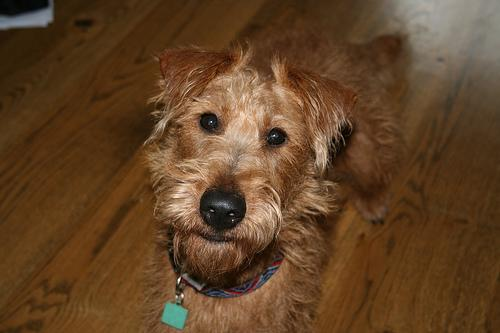
#> input picture Data/n02093991-Irish_terrier/n02093991_1026.jpg, 500 x 333 px; the run also reads 1 picture not shown here
$ jupyter execute --allow-errors DM1_ProgrammingAssignment1.ipynb   (older library calls are emulated)
#> lines starting #> are read from the running program, lines starting #| are printed output that depends on the picture
[cell 1]
import os
import xml.etree.ElementTree as ET
import numpy as np
import matplotlib.pyplot as plt
from skimage import io, color, exposure, filters
from sklearn.metrics.pairwise import euclidean_distances, manhattan_distances, cosine_distances
from skimage.feature import hog
from sklearn.decomposition import PCA
from skimage.transform import resize
from skimage import img_as_ubyte

[cell 2]
# Code Snippet 1: Function to get bounding boxes from Annotations
# [14 lines left out: function get_bounding_boxes, not called in this run]

[cell 3]
# Code Snippet 2: Cropping and Resizing Images
# [20 lines left out: function process_images, not called in this run]

[cell 4]
# Task 2: Image Processing
def image_processing(dog_images):
    selected_images = []
    for dog_class in dog_images.keys():
        selected_images.append(dog_images[dog_class][0])  # Select only the first image

    for img_path in selected_images:
        img = io.imread(img_path)
        gray_img = color.rgb2gray(img)
        plt.subplot(2, 2, selected_images.index(img_path) + 1)
        plt.imshow(gray_img, cmap='gray')
        plt.title('Gray Image')

    plt.show()

    # Plot pixel intensity histograms
    plt.figure(figsize=(10, 5))
    for img_path in selected_images:
        img = io.imread(img_path)
        gray_img = color.rgb2gray(img)
        hist, bins = exposure.histogram(gray_img, nbins=256)
        plt.plot(bins, hist, label=img_path.split(os.path.sep)[-2])

    plt.xlabel('Pixel Intensity')
    plt.ylabel('Frequency')
    plt.title('Pixel Intensity Histograms')
    plt.legend()
    plt.show()

    # Edge detection
    plt.figure(figsize=(10, 5))
    for img_path in selected_images:
        img = io.imread(img_path)
        gray_img = color.rgb2gray(img)
        edges = filters.sobel(gray_img)
        plt.subplot(2, 2, selected_images.index(img_path) + 1)
        plt.imshow(edges, cmap='gray')
        plt.title('Edge Image')

    plt.show()

[cell 5]
# Edge histogram
def edge_histogram(selected_image):
    img = io.imread(selected_image)
    gray_img = color.rgb2gray(img)
    dx, dy = np.gradient(gray_img)
    angle_sobel = np.mod(np.arctan2(dy, dx), np.pi)
    hist, bins = exposure.histogram(angle_sobel, nbins=36)

    plt.subplot(1, 2, 1)
    plt.imshow(gray_img, cmap='gray')
    plt.title('Image')

    plt.subplot(1, 2, 2)
    plt.bar(bins, hist, width=np.pi / 18)
    plt.xlabel('Bins')
    plt.ylabel('Pixel Count')
    plt.title('Edge Histogram')

    plt.show()

[cell 6]
# Task 2d: Histogram Comparison
# [26 lines left out: function histogram_comparison, not called in this run]

[cell 7]
# Task 2e: Histogram of Oriented Gradient (HOG) feature descriptor
def hog_descriptor(img_path):
    # Read the image
    img = io.imread(img_path)

    # Convert the image to grayscale
    gray_img = color.rgb2gray(img)

    # Compute HOG descriptors
    orientations = 9  # You can adjust this value based on your requirements
    pixels_per_cell = (8, 8)
    cells_per_block = (2, 2)

    hog_features, hog_image = hog(gray_img, orientations=orientations,
                                  pixels_per_cell=pixels_per_cell,
                                  cells_per_block=cells_per_block,
                                  block_norm='L2-Hys',
                                  visualize=True, multichannel=False)

    # Plot the image and HOG descriptors
    fig, (ax1, ax2) = plt.subplots(1, 2, figsize=(12, 6), sharex=True, sharey=True)

    ax1.imshow(gray_img, cmap=plt.cm.gray)
    ax1.set_title('Input Image')

    # Rescale histogram for better display
    hog_image_rescaled = exposure.rescale_intensity(hog_image, in_range=(0, 10))

    ax2.imshow(hog_image_rescaled, cmap=plt.cm.gray)
    ax2.set_title('Histogram of Oriented Gradients')
    plt.show()

[cell 8]
# Task 2f: Dimensionality reduction (using Principal Component Analysis, PCA)
def pca_dimensionality_reduction(hist_vectors):
    if not hist_vectors:
        print("Error: Input array is empty.")
        return

    # Convert the list of histograms to a 2D array
    X = np.vstack(hist_vectors)

    # Perform PCA
    pca = PCA(n_components=2)
    reduced_data = pca.fit_transform(X)

    # Plot the 2D points using different colors for data from the 2 classes
    plt.figure(figsize=(8, 6))
    for i, dog_class in enumerate(hist_vectors):
        plt.scatter(reduced_data[i * len(dog_class):(i + 1) * len(dog_class), 0],
                    reduced_data[i * len(dog_class):(i + 1) * len(dog_class), 1],
                    label=f'Dog Class {i + 1}')

    plt.xlabel('Principal Component 1')
    plt.ylabel('Principal Component 2')
    plt.title('PCA Dimensionality Reduction')
    plt.legend()
    plt.show()

dog_images = {
    'n02105412-kelpie': ['./Data/n02105412-kelpie/n02105412_1031.jpg','./Data/n02105412-kelpie/n02105412_1078.jpg'],  # List of image paths for class 'n02105412-kelpie'
    'n02102480-Sussex_spaniel': ['./Data/n02102480-Sussex_spaniel/n02102480_101.jpg','./Data/n02102480-Sussex_spaniel/n02102480_105.jpg'],  # List of image paths for class 'n02102480-Sussex_spaniel'
    'n02093991-Irish_terrier': ['./Data/n02093991-Irish_terrier/n02093991_1026.jpg','./Data/n02093991-Irish_terrier/n02093991_1038.jpg'],
    'n02098413-Lhasa': ['./Data/n02098413-Lhasa/n02098413_10144.jpg','./Data/n02098413-Lhasa/n02098413_10285.jpg'],
    # Add paths for other classes
}

# Generate histograms
hist_vectors = []
#> (the rest of this cell did not finish here and is left out)

[cell 9]
# Main execution
dog_images_folder = './Data/'
#> dog_images_folder = './Data/'
annotations_folder = './Annotations/'

[cell 10]
dog_images = {}
annotations = {}

[cell 11]
# Load images and annotations
for folder_name in os.listdir(dog_images_folder):
    folder_path = os.path.join(dog_images_folder, folder_name)
    images = [os.path.join(folder_path, img) for img in os.listdir(folder_path)]
    dog_images[folder_name] = images
#> pass 2 of the loop `for folder_name in os.listdir(dog_images_folder):`:
#> pass 3 of the loop `for folder_name in os.listdir(dog_images_folder):`:

#> (the rest of this cell did not finish here and is left out)

#> (a cell that did not finish here is left out)

[cell 13]
# Task 2: Image Processing
image_processing(dog_images)
#> the loop in image_processing, `for dog_class in dog_images.keys():` made 3 passes
#> dog_class on passes 1 to 3: 'n02093991-Irish_terrier', 'n02102480-Sussex_spaniel', 'n02105412-kelpie'
#> after the loop in image_processing, `for dog_class in dog_images.keys():`: selected_images = 3 items
#> in image_processing, img is the input picture: shape (333, 500, 3); mean R, G, B 97.6, 67.1, 38.5
#> in image_processing, `gray_img = color.rgb2gray(img)`:
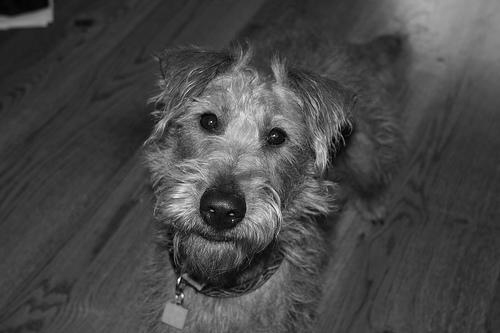
#> gray_img: shape (333, 500) float64; min 0, max 0.986, mean 0.281
#> pass 2 of the loop in image_processing, `for img_path in selected_images:`:
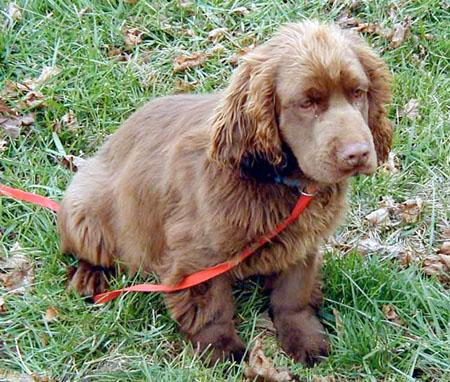
#> input picture Data/n02102480-Sussex_spaniel/n02102480_101.jpg, 450 x 382 px
#> in image_processing, img is the input picture: shape (382, 450, 3); mean R, G, B 133.8, 136.6, 110.7
#> in image_processing, `gray_img = color.rgb2gray(img)`:
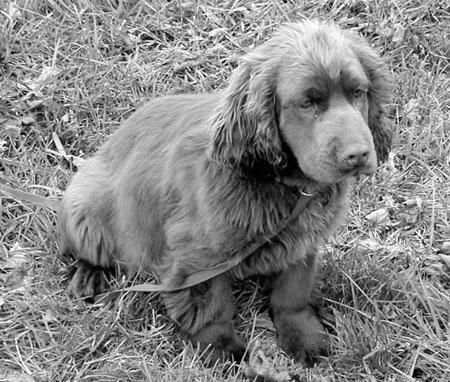
#> gray_img: shape (382, 450) float64; min 0, max 1, mean 0.526
#> pass 3 of the loop in image_processing, `for img_path in selected_images:`:
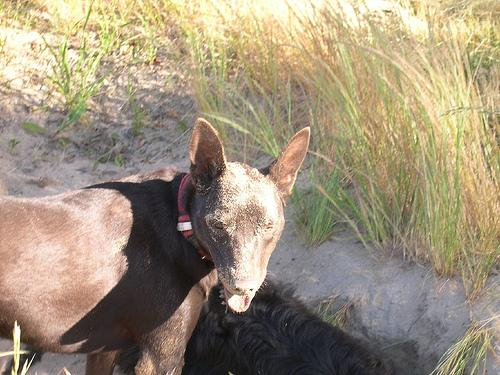
#> input picture Data/n02105412-kelpie/n02105412_1106.jpg, 500 x 375 px
#> in image_processing, img is the input picture: shape (375, 500, 3); mean R, G, B 158.6, 145.5, 122.9
#> in image_processing, `plt.show()`:
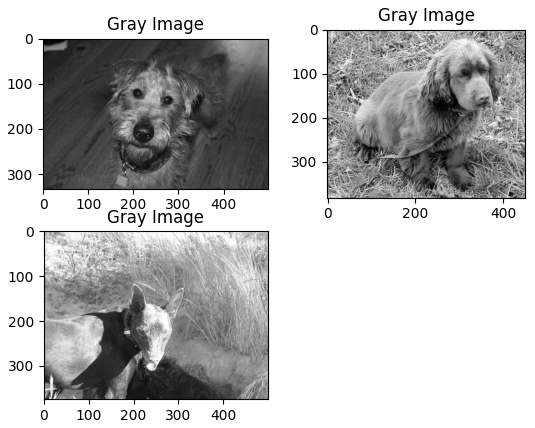
#> figure drawn by matplotlib, 3 panels
#> in image_processing, `hist, bins = exposure.histogram(gray_img, nbins=256)`: hist = 256 values, max 4932 at index 53, min 0 at index 234, mean 650.4; bins = 256 values from 0.00193 to 0.984
#> pass 2 of the loop in image_processing, `for img_path in selected_images:`:
#> in image_processing, `hist, bins = exposure.histogram(gray_img, nbins=256)`: hist = 256 values, max 1333 at index 150, min 49 at index 0, mean 671.5; bins = 256 values from 0.00195 to 0.998
#> pass 3 of the loop in image_processing, `for img_path in selected_images:`:
#> in image_processing, `hist, bins = exposure.histogram(gray_img, nbins=256)`: hist = 256 values, max 1649 at index 141, min 1 at index 5, mean 732.4; bins = 256 values from 0.00861 to 0.997
#> in image_processing, `plt.show()`:
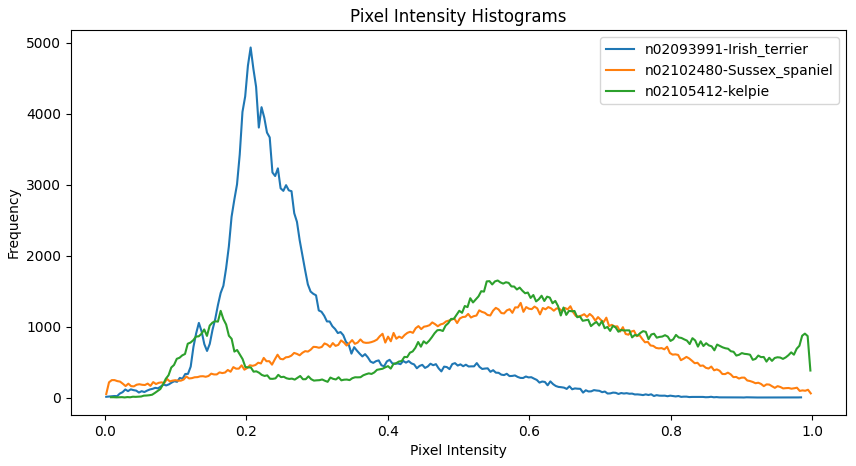
#> figure drawn by matplotlib, 1 panel; curve peaks at x = 0.206, y = 4932; curve peaks at x = 0.588, y = 1333; curve peaks at x = 0.555, y = 1649
#> in image_processing, `edges = filters.sobel(gray_img)`:
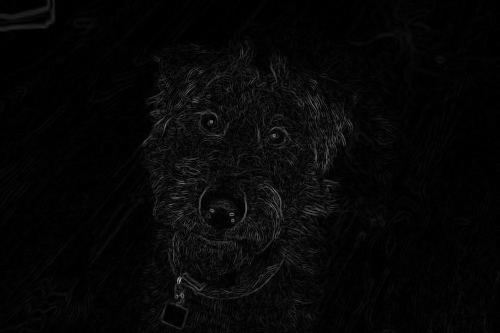
#> edges: shape (333, 500) float64; min 0, max 0.641, mean 0.0273
#> pass 2 of the loop in image_processing, `for img_path in selected_images:`:
#> in image_processing, `edges = filters.sobel(gray_img)`:
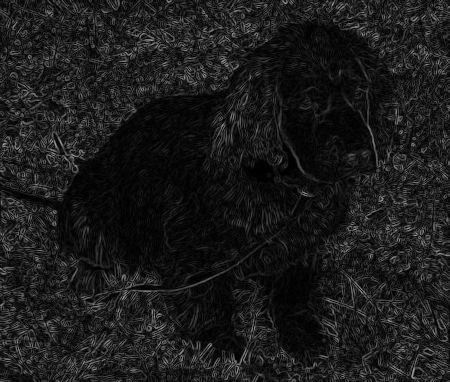
#> edges: shape (382, 450) float64; min 0, max 0.648, mean 0.109
#> pass 3 of the loop in image_processing, `for img_path in selected_images:`:
#> edges: shape (375, 500) float64

[cell 14]
# Task 2c: Edge histogram
selected_image = dog_images['n02105412-kelpie'][0]  # Select one image for edge histogram
edge_histogram(selected_image)
#> in edge_histogram, `dx, dy = np.gradient(gray_img)`:
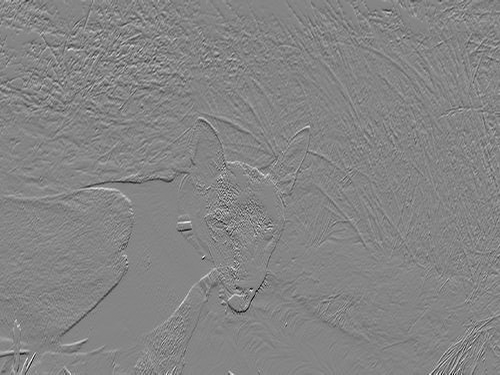
#> dx: shape (375, 500) float64; min -0.499, max 0.456, mean -0.0015; drawn with min black and max white
#> in edge_histogram, `dx, dy = np.gradient(gray_img)`:
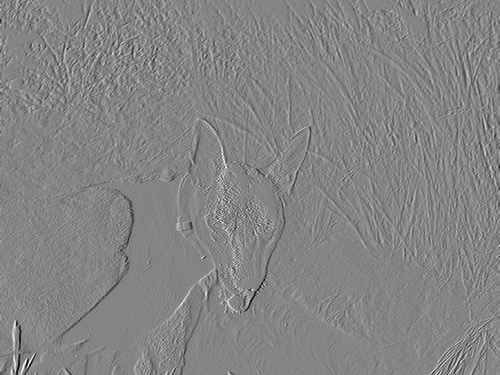
#> dy: shape (375, 500) float64; min -0.477, max 0.439, mean -2.8e-05; drawn with min black and max white
#> in edge_histogram, `angle_sobel = np.mod(np.arctan2(dy, dx), np.pi)`:
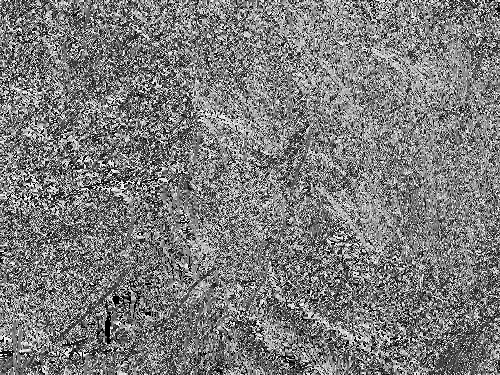
#> angle_sobel: shape (375, 500) float64; min 0, max 3.14, mean 1.53; drawn with min black and max white
#> in edge_histogram, `hist, bins = exposure.histogram(angle_sobel, nbins=36)`: hist = 36 values, max 7490 at index 18, min 4010 at index 35, mean 5208.3; bins = 36 values from 0.0436 to 3.1
#> in edge_histogram, `plt.show()`:
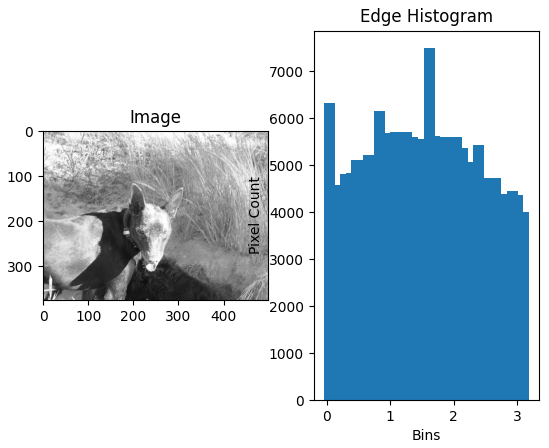
#> figure drawn by matplotlib, 2 panels; panel 2: tallest bar 7490 high, from x = 1.53 to 1.7

#> (a cell that did not finish here is left out)

[cell 16]
# Task 2e: Histogram of Oriented Gradient (HOG) feature descriptor
hog_descriptor(dog_images['n02105412-kelpie'][0])
#> in hog_descriptor, `hog_features, hog_image = hog(gray_img, orientations=orientations, pix..`:
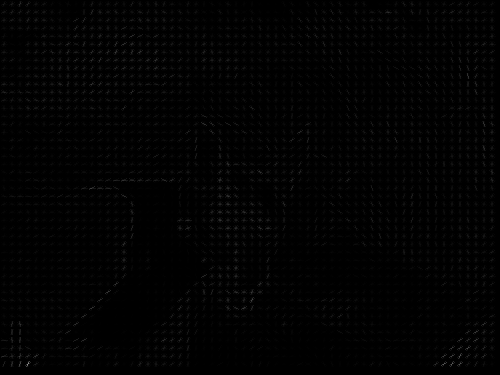
#> hog_image: shape (375, 500) float64; min 0, max 0.583, mean 0.0091

[cell 17]
# Print the keys in dog_images dictionary
print("Keys in dog_images:", dog_images.keys())
#| Keys in dog_images: dict_keys(['n02093991-Irish_terrier', 'n02102480-Sussex_spaniel', 'n02105412-kelpie'])

[cell 18]
# Task 2f: Dimensionality reduction (using Principal Component Analysis, PCA)
hist_vectors = []

# Replace '...' with the actual paths to images for each class
for img_path in dog_images['n02105412-kelpie'][:2] + dog_images['n02093991-Irish_terrier'][:2]:
    img = io.imread(img_path)
    gray_img = color.rgb2gray(img)
    hist, _ = exposure.histogram(gray_img, nbins=36)
#> hist = 36 values, max 11348 at index 19, min 25 at index 0, mean 5208.3
    hist_vectors.append(hist)
#> pass 2 of the loop `for img_path in dog_images['n02105412-kelpie'][:2] + dog_images['n0209..`:
#> `hist, _ = exposure.histogram(gray_img, nbins=36)`: hist = 36 values, max 30943 at index 7, min 2 at index 34, mean 4625
#> pass 3 of the loop `for img_path in dog_images['n02105412-kelpie'][:2] + dog_images['n0209..`:
#> `gray_img = color.rgb2gray(img)`:
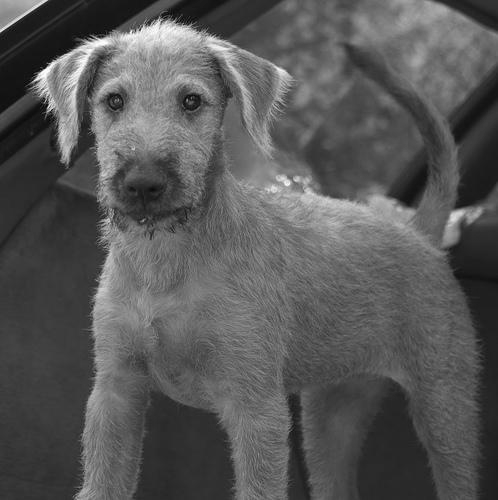
#> gray_img: shape (500, 498) float64; min 0, max 0.995, mean 0.344
#> `hist, _ = exposure.histogram(gray_img, nbins=36)`: hist = 36 values, max 20711 at index 8, min 14 at index 0, mean 6916.7

[cell 19]
pca_dimensionality_reduction(hist_vectors)
#> in pca_dimensionality_reduction, `reduced_data = pca.fit_transform(X)`: reduced_data = [[-31615.7, -2165.4], [18677, -16812.6], [12938.7, 18978]]
#> the loop in pca_dimensionality_reduction, `for i, dog_class in enumerate(hist_vectors):` made 3 passes
#> in pca_dimensionality_reduction, `plt.show()`:
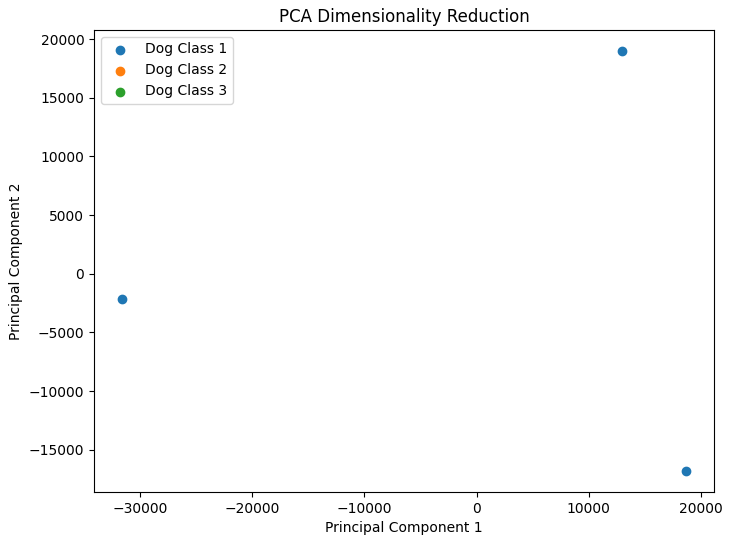
#> figure drawn by matplotlib, 1 panel
